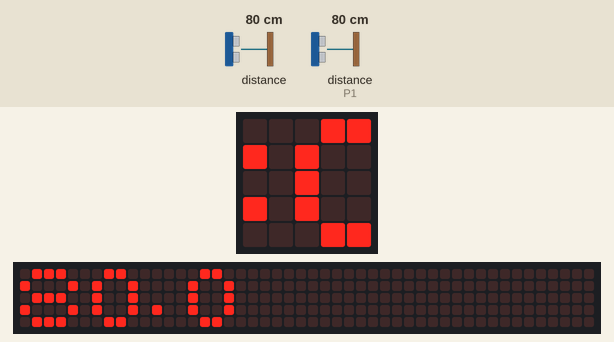
This program was run on a simulated BBC micro:bit running MicroPython. On the bench: the board's 5×5 LED display, a strip that is not on the board, showing the scrolling text unrolled. The inputs (shaded band) are chosen by the test bench; at power-on: distance to the obstacle 80 cm, distance to the obstacle (sensor on P1) 80 cm. The echo pulse lasts 58.3 µs per cm; the 48×5 strip is a reading aid, not a part: it shows the text the display is scrolling, unrolled, one strip-width of it at a time.

Above: at 1.28 s.
1.3 s: distance to the obstacle (sensor 0) set to 2 cm
At 3.83 s:
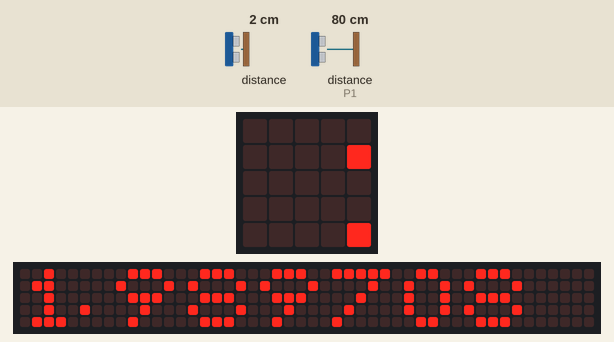
5.9 s: distance to the obstacle (sensor 0) set to 4 cm
At 11.03 s:
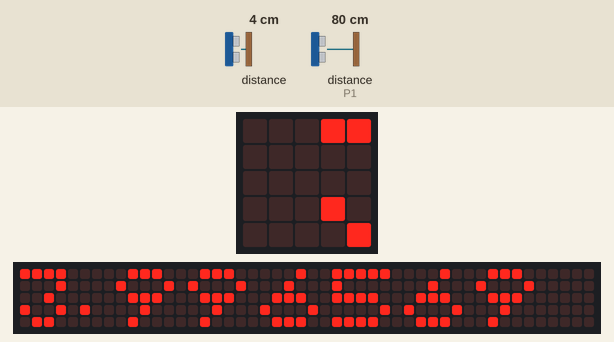
12.3 s: distance to the obstacle (sensor 0) set to 9 cm
At 18.38 s:
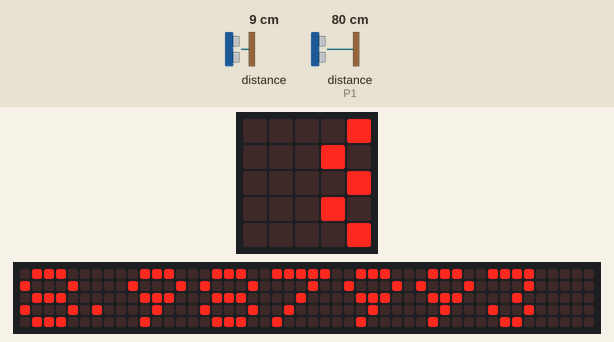

The program:

2_ex_3_measuring_distance.py
```python
# 2_ex_3_measuring_distance.py


# /!\ Don't forget to set the potentiometer in the middle
# (slightly more than the middle position)
# and don't forget to turn on the battery shield!

#================
from microbit import *

import machine # /!\ It seems that this package works only with Python 3.5!!
               # Install following package within PyCharm:
               # micropython-cpython-machine
               # Same problem as I had with the "machine" library:
               # https://python-forum.io/Thread-RE-import-machine-module-named-not-found
               # In Tools > MicroPython > MicroPython REPL, when we type
               # help('modules'), we see that "machine" is one of the available
               # modules of MicroPython
               # Info about the "machine" package of MicroPython:
               # https://docs.micropython.org/en/latest/library/machine.html
import utime # Cf.: https://pypi.org/project/micropython-cpython-utime/
             # Install following package within PyCharm:
             # micropython-cpython-utime


pinTrig = pin0
pinEcho = pin1

# Info about the choice of the value of the "Constant":
# In the environment we work in, the sounds travel at about 343 meters per
# seconds. That corresponds to 0.0343 centimeters per microseconds.
# While *distance = time x velocity*, in our case the distance is travelled
# back and forth, therefore we have *2 x distance = time x velocity*.
# Which leads to *d = t x v / 2 = t x 0.0343 / 2 = t x 0.01715
# = t / 58.3*. So *Constant = 58.3*.
Constant = 58.3

def get_dist_in_cm():
    # send a high pulse to the trigger of HC-SR04
    pinTrig.write_digital(0)
    utime.sleep_us(2)
    pinTrig.write_digital(1)
    utime.sleep_us(10)
    pinTrig.write_digital(0)

    # measure the time in microseconds that it takes to receive a high pulse on the echo pin
    d = machine.time_pulse_us(pinEcho,1,10000) # timeout in 10000 us = 0.01 s
    if d > 0: # echo received
        return d/Constant
    else: # timeout returns -1
        return d

pinEcho.set_pull(pinEcho.NO_PULL)
# Info about "Set Pull": https://makecode.microbit.org/reference/pins/set-pull

while True:
    # display.scroll('ok')
    distance = get_dist_in_cm()
    display.scroll(distance)
    sleep(150)
#================


# Cf. example 1 at https://www.programcreek.com/python/example/101403/machine.time_pulse_us
#----------------
# from microbit import *
# import utime
# import machine
#
# def read_distance():
#     """
#     Reads distance from HC SR04 sensor
#     The result is in centimeters
#     Divider is taken from Makecode library for micro:maqueen
#     """
#     divider = 45 # 42
#     maxtime = 250 * divider
#     pin2.read_digital()  # just for setting PULL_DOWN on pin2
#     pin0.write_digital(0)
#     utime.sleep_us(2)
#     pin0.write_digital(1)
#     utime.sleep_us(10)
#     pin0.write_digital(0)
#
#     duration = machine.time_pulse_us(pin1, 1, maxtime)
#     distance = duration/divider
#     return distance
#
# while True:
#     distance = read_distance()
#     display.scroll(distance)
#----------------
```
